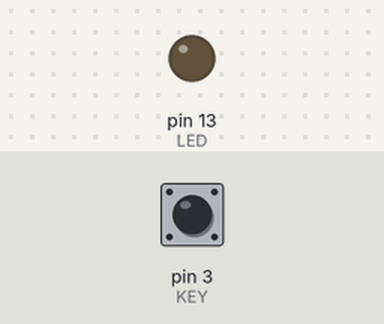
Bench run of a sketch on a simulated Arduino Uno, built with avr-gcc and run on an emulated ATmega328P. Parts: output pins drawn as LEDs (lit = HIGH). Inputs (shaded band) come from the test bench; at power-on: pin 3 (KEY) HIGH.

Above: at 1.2 s.
1.3 s: pin 3 (KEY) pulled LOW for 0.15 s
At 1.37 s:
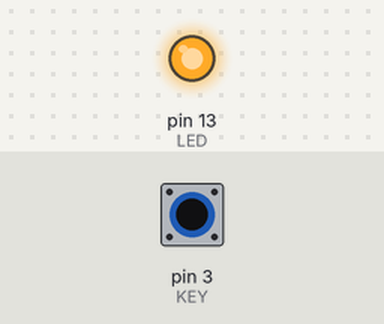
2.9 s: pin 3 (KEY) pulled LOW for 3.2 s
At 6.8 s:
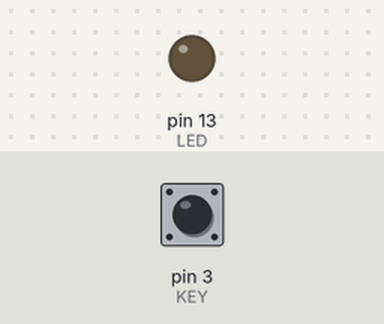
Timing chart, 0 to 8.3 s (numbered marks = the images above; inputs shaded):
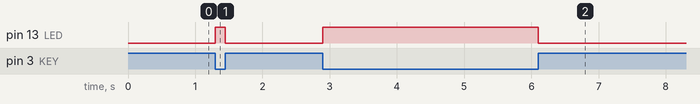

The sketch:

code_LTN_ban1.ino
```cpp
#define KEY 3
#define LED 13

int KEY_atate = 0;
void setup() {
  //put your setup code here to run once:
  pinMode(KEY,INPUT);
  pinMode(LED,OUTPUT);

}

void loop() {
  //put your main code here, to run repeatedly:
  KEY_atate = digitalRead(KEY);
  if(KEY_atate==LOW)
  {
  //bat led
  digitalWrite(LED,HIGH);
  }

  else
  {
  // tat led
  digitalWrite(LED, LOW);
  }
}
```

Measured:
- after the input at 1.3 s, pin 13 (LED): LOW → HIGH at once, → LOW 0.15 s later
- after the input at 2.9 s, pin 13 (LED): LOW → HIGH at once, → LOW 3.2 s later
